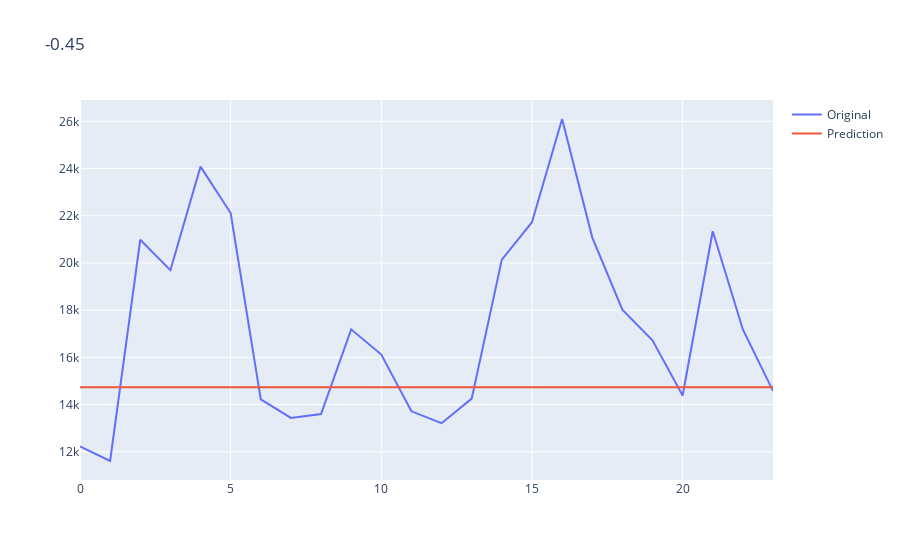

Write notebook code for a chart like this one.
### Code cell
pred_test=mod_fit.forecast(len(test))
plot(test,pred_test)

### Figure 1 — Plotly figure (JSON) as saved in the notebook; plotly's stock layout.template omitted (floating-point values rounded to 4 significant figures)
{"data": [{"name": "Original", "type": "scatter", "y": [12225, 11608, 20985, 19692, 24081, 22114, 14220, 13434, 13598, 17187, 16119, 13713, 13210, 14251, 20139, 21725, 26099, 21084, 18024, 16722, 14385, 21342, 17180, 14577]}, {"name": "Prediction", "type": "scatter", "y": [14730.0, 14730.0, 14730.0, 14730.0, 14730.0, 14730.0, 14730.0, 14730.0, 14730.0, 14730.0, 14730.0, 14730.0, 14730.0, 14730.0, 14730.0, 14730.0, 14730.0, 14730.0, 14730.0, 14730.0, 14730.0, 14730.0, 14730.0, 14730.0]}], "layout": {"title": {"text": "-0.45"}}}
